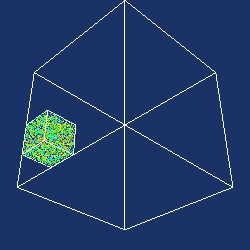

Python code for this plot:
#!/usr/bin/env python

# Demonstrate vtkHierarchicalBinningFilter and vtkExtractHierarchicalBins
# by binning a bounded random point source, extracting a specific bin,
# and rendering extracted points with the bin outline.

# Factory overrides
import vtkmodules.vtkInteractionStyle  # noqa: F401
import vtkmodules.vtkRenderingFreeType  # noqa: F401
import vtkmodules.vtkRenderingOpenGL2  # noqa: F401

from vtkmodules.vtkCommonCore import vtkMath
from vtkmodules.vtkCommonSystem import vtkTimerLog
from vtkmodules.vtkFiltersModeling import vtkOutlineFilter
from vtkmodules.vtkFiltersPoints import (
    vtkBoundedPointSource,
    vtkExtractHierarchicalBins,
    vtkHierarchicalBinningFilter,
)
from vtkmodules.vtkFiltersSources import vtkOutlineSource
from vtkmodules.vtkRenderingCore import (
    vtkActor,
    vtkPointGaussianMapper,
    vtkPolyDataMapper,
    vtkRenderWindow,
    vtkRenderWindowInteractor,
    vtkRenderer,
)

# Parameters
n_pts = 1000000
bin_num = 16
math = vtkMath()
math.RandomSeed(31415)

# Create bounded random point source
points = vtkBoundedPointSource()
points.SetNumberOfPoints(n_pts)
points.ProduceRandomScalarsOn()
points.ProduceCellOutputOff()
points.Update()

# Hierarchical binning
hierarchical_binning = vtkHierarchicalBinningFilter()
hierarchical_binning.SetInputConnection(points.GetOutputPort())
hierarchical_binning.AutomaticOff()
hierarchical_binning.SetDivisions(2, 2, 2)
hierarchical_binning.SetBounds(points.GetOutput().GetBounds())

timer = vtkTimerLog()
timer.StartTimer()
hierarchical_binning.Update()
timer.StopTimer()
print("Points processed: {0}".format(n_pts))
print("   Time to bin: {0}".format(timer.GetElapsedTime()))

# Extract a specific bin
extract_bin = vtkExtractHierarchicalBins()
extract_bin.SetInputConnection(hierarchical_binning.GetOutputPort())
extract_bin.SetBinningFilter(hierarchical_binning)
extract_bin.SetLevel(1000)
extract_bin.Update()
extract_bin.SetBin(1000000000)
extract_bin.SetLevel(-1)
extract_bin.SetBin(bin_num)
extract_bin.Update()

bin_mapper = vtkPointGaussianMapper()
bin_mapper.SetInputConnection(extract_bin.GetOutputPort())
bin_mapper.EmissiveOff()
bin_mapper.SetScaleFactor(0.0)

bin_actor = vtkActor()
bin_actor.SetMapper(bin_mapper)

# Outline of the full point set
outline = vtkOutlineFilter()
outline.SetInputConnection(points.GetOutputPort())

outline_mapper = vtkPolyDataMapper()
outline_mapper.SetInputConnection(outline.GetOutputPort())

outline_actor = vtkActor()
outline_actor.SetMapper(outline_mapper)

# Outline of the extracted bin
bin_bounds = [0, 0, 0, 0, 0, 0]
hierarchical_binning.GetBinBounds(bin_num, bin_bounds)
bin_outline = vtkOutlineSource()
bin_outline.SetBounds(bin_bounds)

bin_outline_mapper = vtkPolyDataMapper()
bin_outline_mapper.SetInputConnection(bin_outline.GetOutputPort())

bin_outline_actor = vtkActor()
bin_outline_actor.SetMapper(bin_outline_mapper)

# Renderer
renderer = vtkRenderer()
renderer.AddActor(bin_actor)
renderer.AddActor(outline_actor)
renderer.AddActor(bin_outline_actor)
renderer.SetBackground(0.1, 0.2, 0.4)

# Window
render_window = vtkRenderWindow()
render_window.AddRenderer(renderer)
render_window.SetSize(250, 250)
render_window.SetWindowName("hierarchical binning filter")

# Scene
camera = renderer.GetActiveCamera()
camera.SetFocalPoint(1, 1, 1)
camera.SetPosition(0, 0, 0)
renderer.ResetCamera()

# Interactor
interactor = vtkRenderWindowInteractor()
interactor.SetRenderWindow(render_window)

interactor.Initialize()
interactor.Start()
